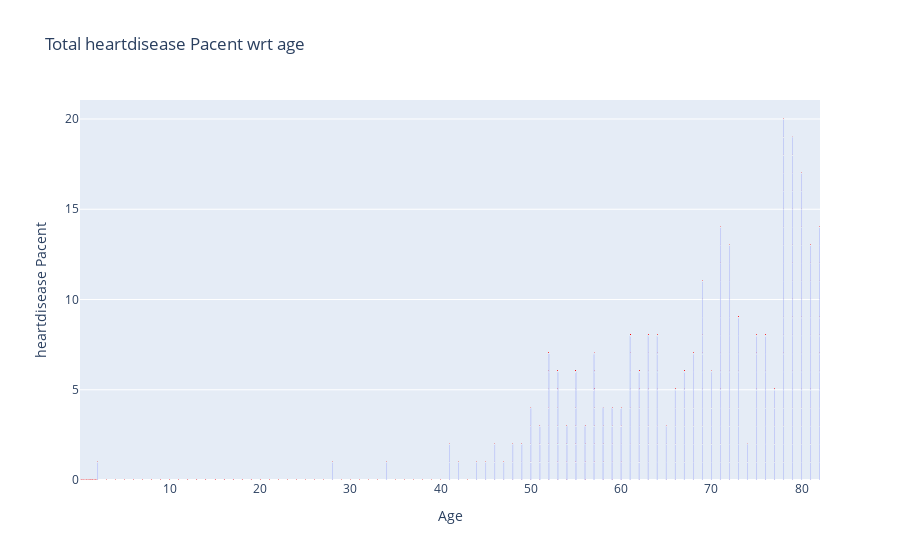

Here is the notebook cell this chart was saved with:
### Code cell
import plotly.graph_objects as go
fig = go.Figure(go.Bar(x=dataset.age,y=dataset.heartdisease,text=dataset.heartdisease,textposition='outside'))
fig.update_layout(title="Total heartdisease patient wrt age",xaxis_title="Age",yaxis_title="heartdisease patient")
fig.update_traces(textfont_size=10,textfont_color='red')
fig.show()

### Figure 1 — Plotly figure (JSON) as saved in the notebook; plotly's stock layout.template omitted (floating-point values rounded to 4 significant figures; data arrays with more than 128 entries replaced by an {"elided": "..."} marker saying what was removed)
{"data": [{"text": {"elided": "5110 int values"}, "textfont": {"color": "red", "size": 10}, "textposition": "outside", "type": "bar", "x": {"elided": "5110 float values"}, "y": {"elided": "5110 int values"}}], "layout": {"title": {"text": "Total heartdisease Pacent wrt age"}, "xaxis": {"title": {"text": "Age"}}, "yaxis": {"title": {"text": "heartdisease Pacent"}}}}
